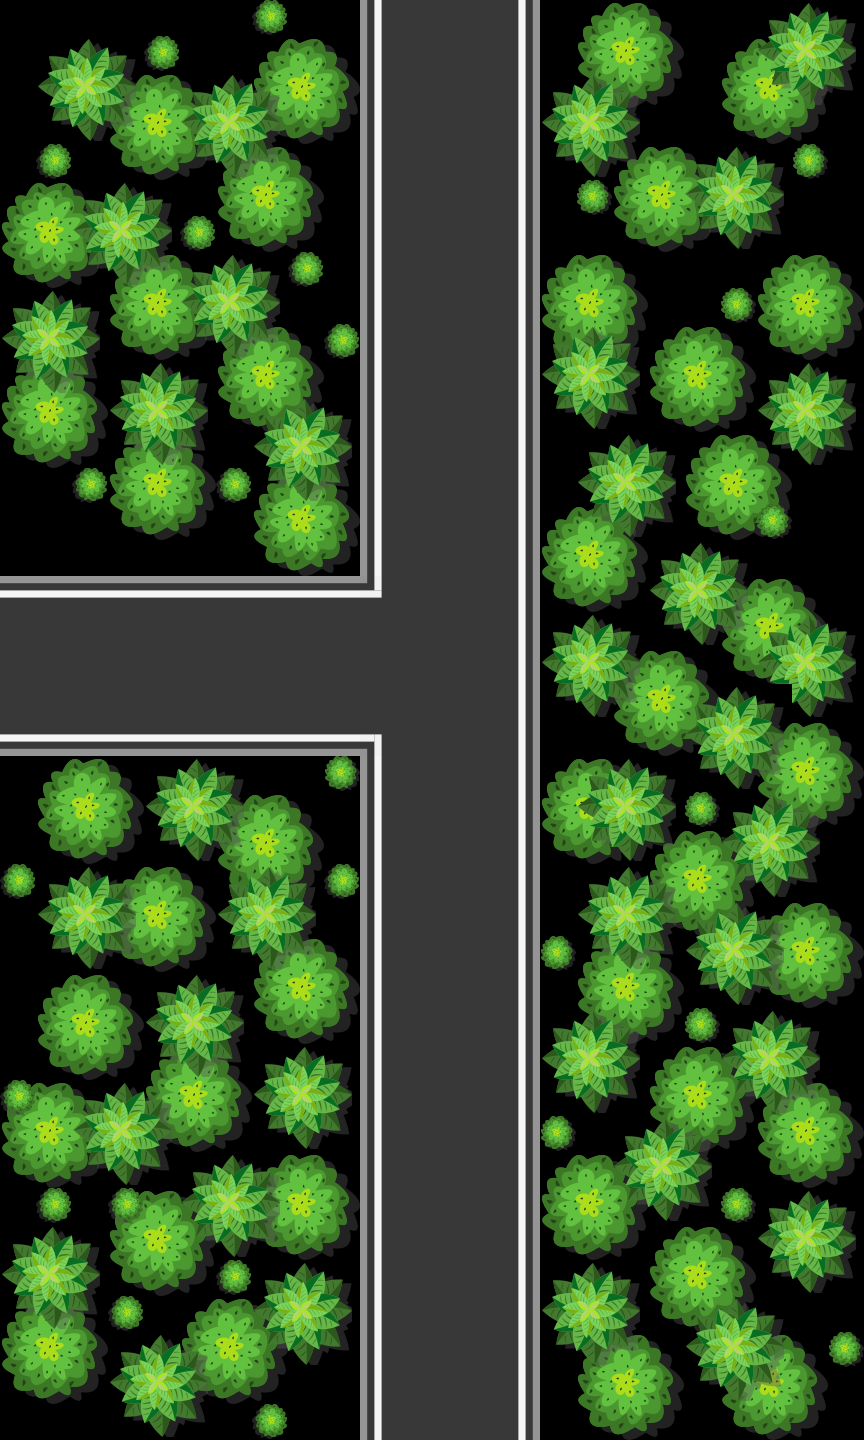

Below is a game level as drawn by its tile map, then a one-line description and the .tmx that defines it (tile-layer data replaced by summaries):
An orthogonal 24x40 tile map with 36x36 px tiles, 2 tile layers (Road Map, Tile Layer 2) and 11 objects (2x 1, 2x 2, 2x 3, 2x 4, 5, ...).

<map version="1.4" tiledversion="1.4.3" orientation="orthogonal" renderorder="right-down" width="24" height="40" tilewidth="36" tileheight="36" infinite="0" nextlayerid="5" nextobjectid="69">
 <tileset firstgid="1" name="new_tile_map" tilewidth="36" tileheight="36" tilecount="784" columns="28">
  <image source="../map_tileset/new_tile_map.png" width="1024" height="1024" />
 </tileset>
 <layer id="1" name="Road Map" width="24" height="40">
  <data>[960 cells, 619 non-empty, 12 distinct tile ids]</data>
 </layer>
 <layer id="4" name="Tile Layer 2" width="24" height="40">
  <data>[960 cells, 359 non-empty, 10 distinct tile ids]</data>
 </layer>
 <objectgroup id="2" name="Follow Path 1" visible="0">
  <object id="2" name="1" x="487.031" y="872.603">
   <ellipse />
  </object>
  <object id="3" name="2" x="486.709" y="513.18">
   <ellipse />
  </object>
  <object id="4" name="3" x="486.53" y="-13.7739">
   <ellipse />
  </object>
  <object id="5" name="4" x="644.625" y="-141.123">
   <ellipse />
  </object>
 </objectgroup>
 <objectgroup id="3" name="Follow Path 2">
  <object id="8" name="1" x="289.714" y="707.272">
   <ellipse />
  </object>
  <object id="9" name="2" x="370.722" y="705.129">
   <ellipse />
  </object>
  <object id="33" name="3" x="440.123" y="688.863">
   <ellipse />
  </object>
  <object id="59" name="4" x="474.324" y="650.874">
   <ellipse />
  </object>
  <object id="60" name="5" x="487.687" y="592.806">
   <ellipse />
  </object>
  <object id="61" name="6" x="486.56" y="12.372">
   <ellipse />
  </object>
  <object id="62" name="7" x="427.942" y="-122.313">
   <ellipse />
  </object>
 </objectgroup>
</map>
